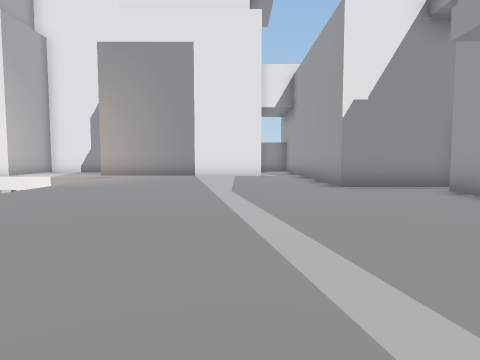
view 1 (above)

23 first-person views from a walk through a Unity game level. The camera is 1.4 m above the floor, tilts 4° down and sees 75° across. Doors are open. The floor is counted in squares, 2 m on a side. Each view is taken from the middle of a square. On the plan, view 1 faces up. The plan holds only what a view shows up to about 10 squares ahead; the rest is blank. The place goes on beyond the plan.

view 2
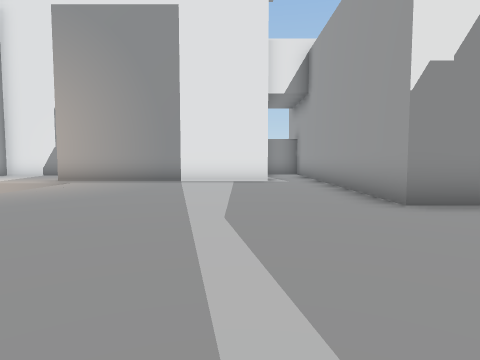

view 3
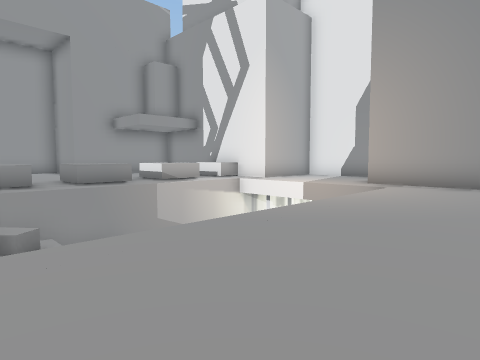

view 4
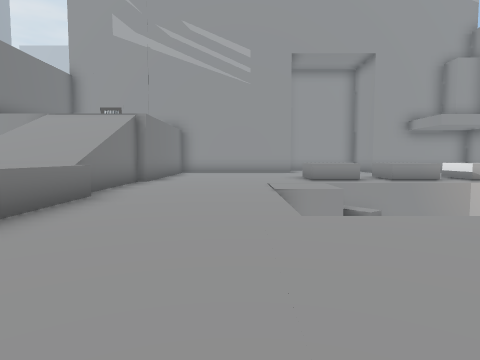

view 5
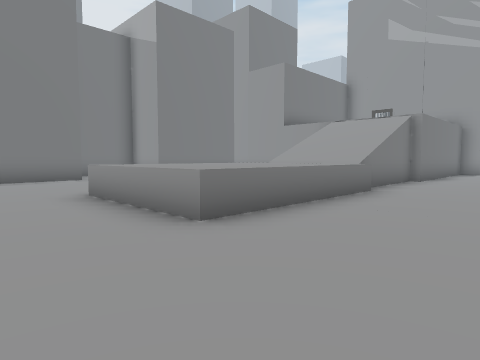

view 6
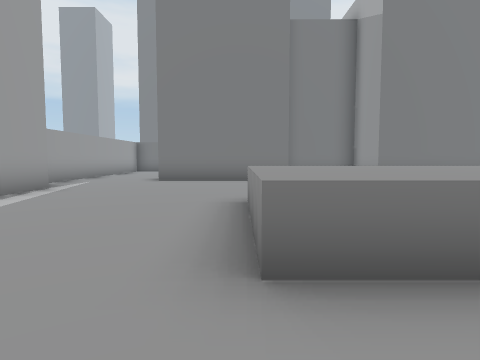

view 7
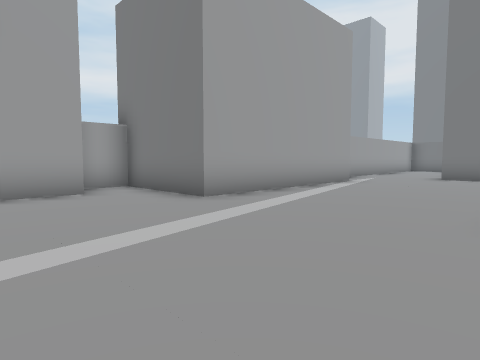

view 8
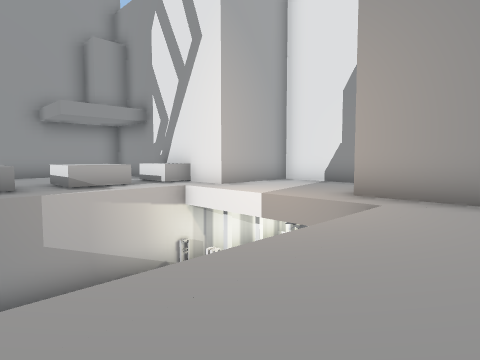

view 9
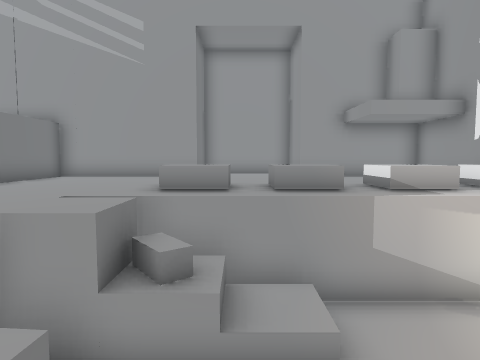

view 10
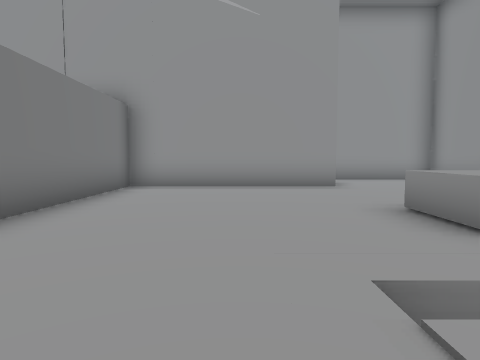

view 11
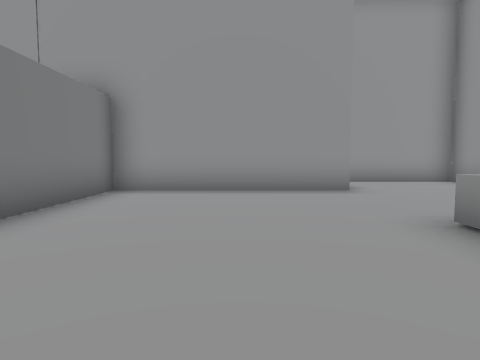

view 12
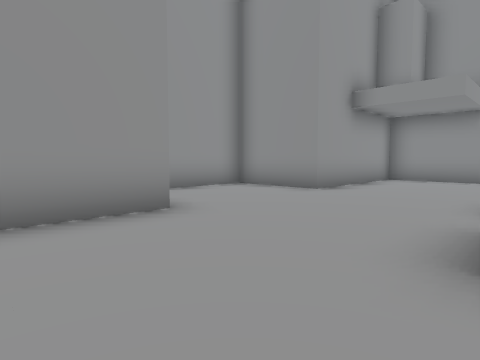

view 13
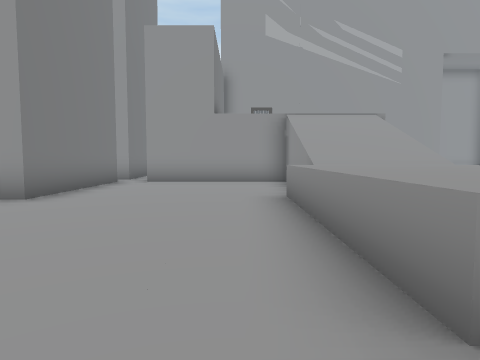

view 14
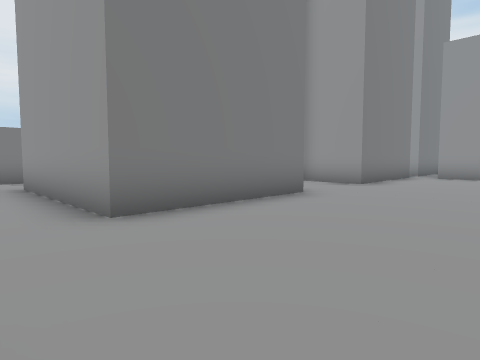

view 15
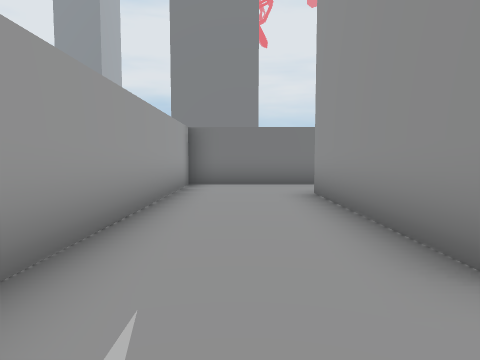

view 16
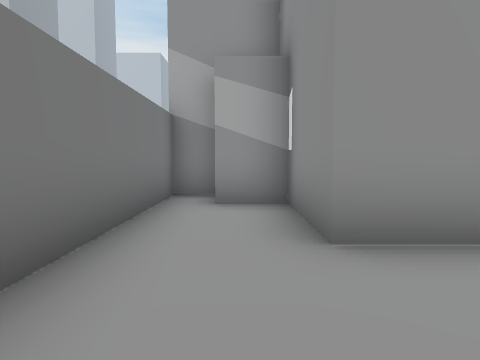

view 17
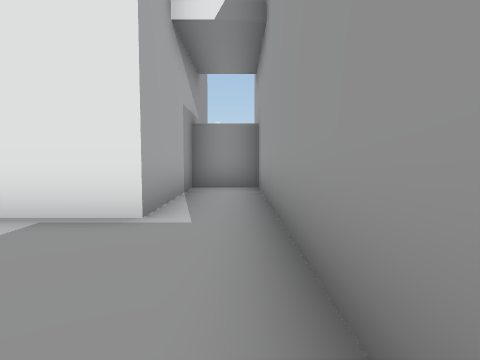

view 18
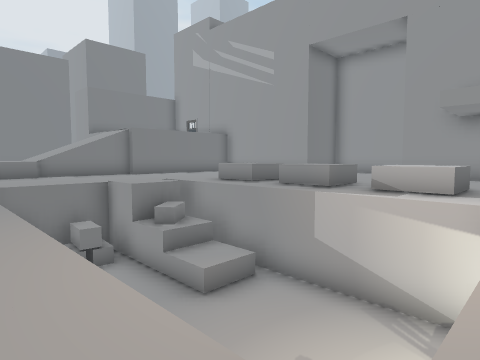

view 19
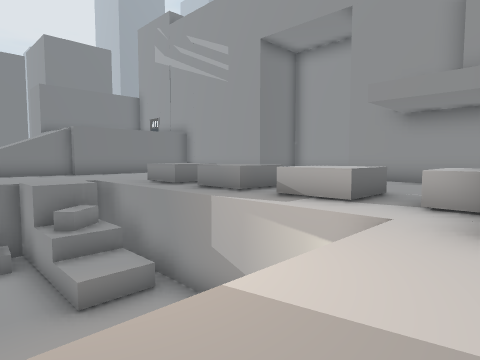

view 20
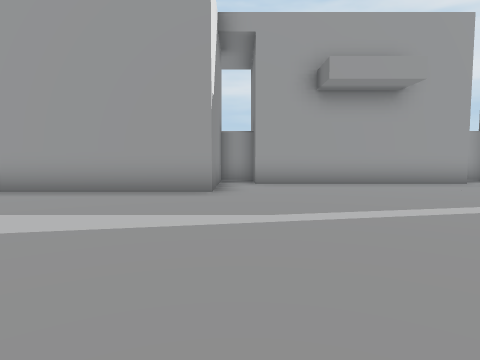

view 21
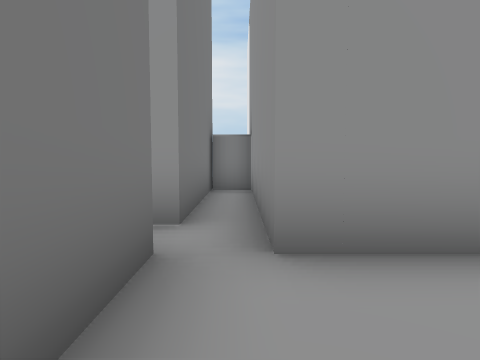

view 22
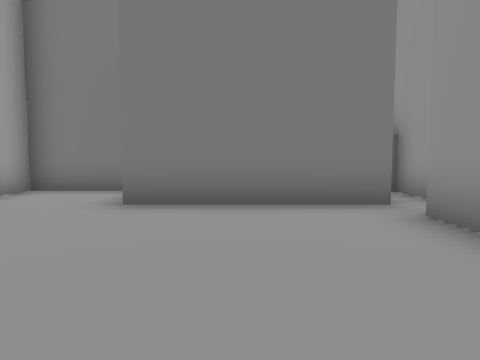

view 23
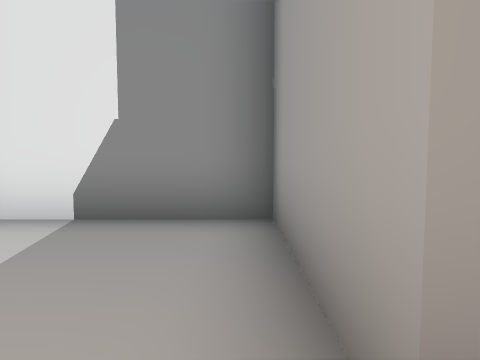

### Floor plan
Key: @ floor where view 1 was taken; # wall or solid block; . floor; ^ raised ledge; v drop or lower ground; O other object.
Columns run from 19 left of view 1 to 6 right of it. Each row starts with its distance up from view 1.
 17                     ###
 16          ######     #.#
 15          #....#     #.#
 14          #....#     #.#
 13    ####OO#....#######.#
 12    #...OO.............#
 11    #......vv  v.......#
 10    #...OO.vvv v.......#
  9 ####......vvv v.......#
  8 #......OO.vvv v.......####
  7 #......OO.vvv v..........#
  6 #......... vv v.........##
  5 #......OO. vv v.........#
  4    #....Ov .O v.........#
  3    #........vvv.........#
  2    #....................#
  1    #....................#
  0    #...............@.....
 -1    #########^^^^^^....####
 -2          ###^^^^^^....#
 -3         ####^^^^^^....#
 -4         #....^^^^^....#
 -5         #.............#
 -6         #.............#
 -7      ####.............
 -8     O..................
 -9     ####.####...####...#
-10        #.   #...#  #...#
-11         O   #####  #...#
-12                    #...#
-13                  O##...#
-14                 OO.....#
-15                 #......#
-16                 ########

Positions as (right, up) in squares from view 1, and headings:
1: (0, 0), facing up
2: (0, 3), facing up
3: (-2, 4), facing up-left
4: (-1, 2), facing left
5: (0, 2), facing down-left
6: (-2, 1), facing down
7: (-2, 3), facing down-right
8: (-3, 7), facing up-left
9: (-4, 6), facing left
10: (-8, 2), facing left
11: (-9, 2), facing left
12: (-12, 2), facing up-left
13: (-1, -5), facing left
14: (2, -5), facing down-left
15: (2, -7), facing down
16: (3, -14), facing left
17: (2, 9), facing up
18: (-4, 12), facing down-left
19: (-6, 13), facing down-left
20: (-4, 7), facing right
21: (-8, -8), facing left
22: (-8, -4), facing down
23: (-6, 12), facing up
